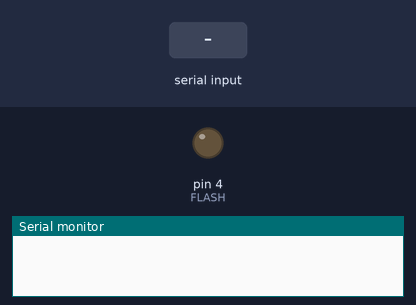
Bench run of a sketch on a simulated Arduino Uno, built with avr-gcc and run on an emulated ATmega328P. Parts: output pins drawn as LEDs (lit = HIGH), the last lines printed to the serial monitor. Inputs (shaded band) come from the test bench.

Above: at 3.2 s.
3.3 s: "on" received over Serial
At 4.4 s:
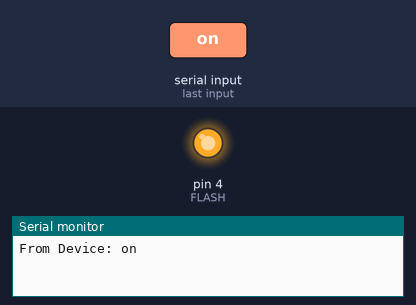
6.7 s: "off" received over Serial
At 7.7 s:
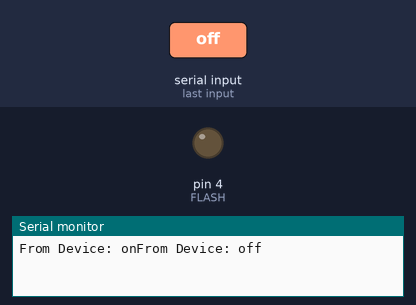
Timing chart, 0 to 9.7 s (numbered marks = the images above; inputs shaded):
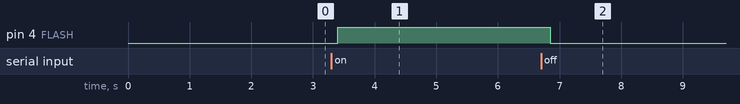

Measured:
- after the input at 3.3 s, pin 4 (FLASH): LOW → HIGH after 0.10 s
- after the input at 6.7 s, pin 4 (FLASH): HIGH → LOW after 0.15 s

The sketch:

atmegaBluetoothControl.ino
```cpp
/*
  This program has been built by Simone Romano - www.sromano.altervista.org
  This software is part of WPSW(Windows Phone Smartwatch Project)
  and control one of 2 processor of board. This processor manage
  bluetooth communication with Nokia Lumia Smartphone and serial
  communication with other processor.
*/
#include <SoftwareSerial.h>

SoftwareSerial mySerial(12,13); // RX, TX
String inString = "";
int FLASH = 4;
unsigned long start, finished, elapsed;

void setup(){
  pinMode(FLASH, OUTPUT);
  digitalWrite(FLASH, LOW);

  delay(2000);
  mySerial.begin(4800);
  Serial.begin(9600);
  while (mySerial.available() > 0){ }
}

void loop(){
  if (Serial.available()>0 || mySerial.available()>0){
     if (Serial.available()>0){//bluetooth request from device
       readStringFromDefaultSerial();
       if(!testFlash())
         mySerial.print(inString);
       Serial.print("From Device: " + inString);
       inString = "";
     }
     else if (mySerial.available()>0){//req from smartwatch
       readStringFromSerial();
       testFlash();
       Serial.print("From SmartWatch: " + inString);  //when I read from smartwatch I will write message on bluetooth(now for debug)
       inString = "";
     }
  }
}

boolean testFlash(){
    boolean flashCommand = false;
    if (inString.equals("on")){
      digitalWrite(FLASH, HIGH);
      flashCommand = true;
    }
    else if(inString.equals("off")){
      digitalWrite(FLASH, LOW);
     flashCommand = true;
    }
    delay(200);
    return flashCommand;
}

void testCall(){
  mySerial.write("C;luigia;3*631**6*5_");
}

void testFooter(){
  delay(5000);
  mySerial.print("A;1 mail: ScontoDigitale;Whatsapp: amo_");
  Serial.print("string sended...");
  //mySerial.write("A;1 mail: ScontoDigitale;Whatsapp: amo_");
}

void testPeriodicalInfo(){
  mySerial.write("P;18:50;28/11/2014;Venerdi';Siano;Simone;100;21 C_");
}

void readStringFromSerial(){
  int index = 0;
  char tmp;
  while (mySerial.available() > 0){
    tmp = mySerial.read();
    inString += tmp;
    delay(50);
  }
}

void readStringFromDefaultSerial(){
  int index = 0;
  char tmp;
  while (Serial.available() > 0){
    tmp = Serial.read();
    inString += tmp;
    delay(50);
  }
}
```
